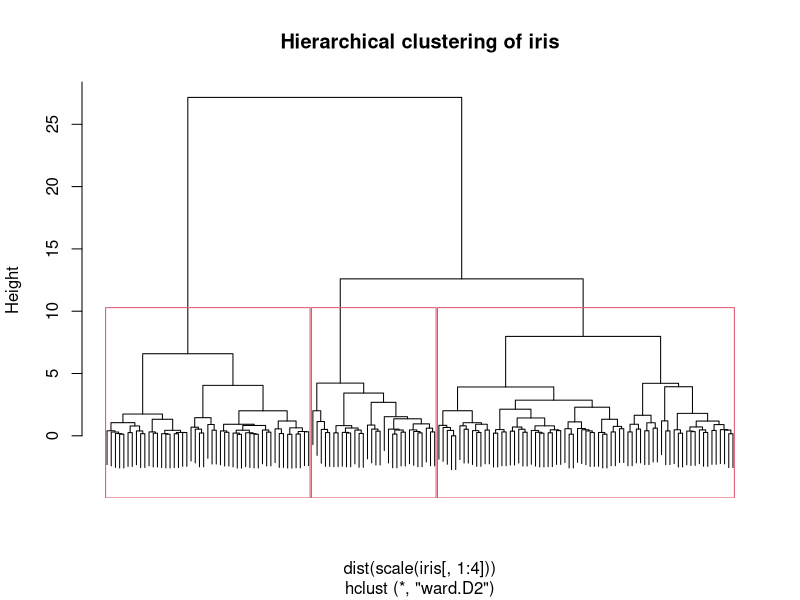

Write R code to recreate this figure.
## ---- chunk 1
knitr::opts_chunk$set(fig.align = "center", fig.height = 4.2)
## ---- chunk 2
d <- dist(scale(iris[, 1:4]))     # standardize, then Euclidean distance
as.matrix(d)[1:4, 1:4]
## ---- chunk 3
set.seed(1)
km <- kmeans(scale(iris[, 1:4]), centers=3)
table(km$cluster, iris$Species)   # clusters vs. true species
km$centers[, 1:2]
## ---- chunk 4
hc <- hclust(dist(scale(iris[, 1:4])), method="ward.D2")
plot(hc, labels=FALSE, main="Hierarchical clustering of iris")
rect.hclust(hc, k=3)              # cut into 3 clusters
